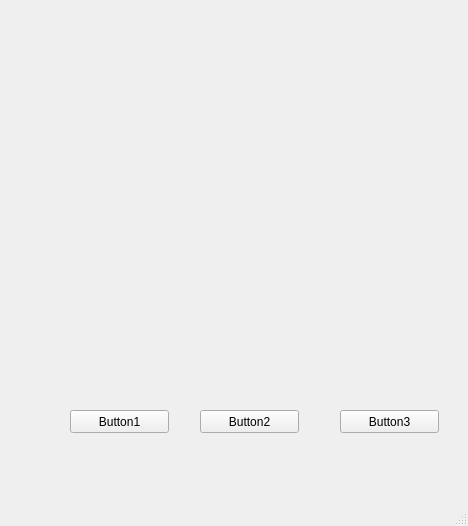
<?xml version="1.0" encoding="UTF-8"?>
<ui version="4.0">
 <class>MainWindow</class>
 <widget class="QMainWindow" name="MainWindow">
  <property name="geometry">
   <rect>
    <x>0</x>
    <y>0</y>
    <width>468</width>
    <height>526</height>
   </rect>
  </property>
  <property name="cursor">
   <cursorShape>UpArrowCursor</cursorShape>
  </property>
  <property name="windowTitle">
   <string>MainWindow</string>
  </property>
  <widget class="QWidget" name="centralwidget">
   <widget class="QPushButton" name="pushButton_3">
    <property name="geometry">
     <rect>
      <x>70</x>
      <y>410</y>
      <width>99</width>
      <height>23</height>
     </rect>
    </property>
    <property name="text">
     <string>Button1</string>
    </property>
   </widget>
   <widget class="QPushButton" name="pushButton_2">
    <property name="geometry">
     <rect>
      <x>200</x>
      <y>410</y>
      <width>99</width>
      <height>23</height>
     </rect>
    </property>
    <property name="text">
     <string>Button2</string>
    </property>
   </widget>
   <widget class="QPushButton" name="pushButton">
    <property name="geometry">
     <rect>
      <x>340</x>
      <y>410</y>
      <width>99</width>
      <height>23</height>
     </rect>
    </property>
    <property name="cursor">
     <cursorShape>ArrowCursor</cursorShape>
    </property>
    <property name="text">
     <string>Button3</string>
    </property>
   </widget>
  </widget>
  <widget class="QMenuBar" name="menubar">
   <property name="geometry">
    <rect>
     <x>0</x>
     <y>0</y>
     <width>468</width>
     <height>21</height>
    </rect>
   </property>
  </widget>
  <widget class="QStatusBar" name="statusbar"/>
 </widget>
 <resources/>
 <connections/>
</ui>
